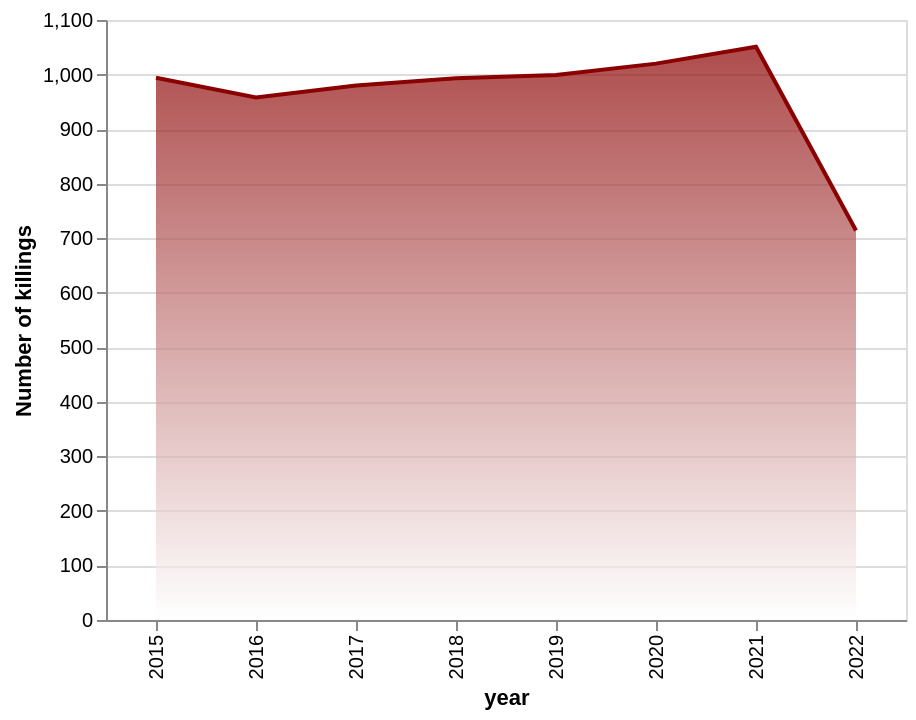

Describe this chart as a Vega-Lite specification.
### Vega-Lite specification from a JSON file in a GitHub repository (floating-point values rounded to 4 significant figures)
{"$schema": "https://vega.github.io/schema/vega-lite/v5.json", "description": "Police kilings over time.", "width": 400, "height": 300, "data": {"values": [{"year": 2015, "killings": 994}, {"year": 2016, "killings": 958}, {"year": 2017, "killings": 980}, {"year": 2018, "killings": 993}, {"year": 2019, "killings": 999}, {"year": 2020, "killings": 1020}, {"year": 2021, "killings": 1051}, {"year": 2022, "killings": 714}]}, "mark": {"type": "area", "line": {"color": "darkred"}, "color": {"x1": 1, "y1": 1, "x2": 1, "y2": 0, "gradient": "linear", "stops": [{"offset": 0, "color": "white"}, {"offset": 1, "color": "darkred"}]}}, "encoding": {"x": {"field": "year", "type": "ordinal"}, "y": {"field": "killings", "type": "quantitative", "title": "Number of killings"}}}
